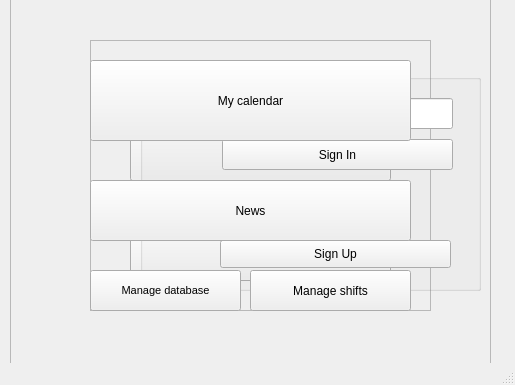
<?xml version="1.0" encoding="UTF-8"?>
<ui version="4.0">
 <class>ComcalenClass</class>
 <widget class="QMainWindow" name="ComcalenClass">
  <property name="geometry">
   <rect>
    <x>0</x>
    <y>0</y>
    <width>515</width>
    <height>385</height>
   </rect>
  </property>
  <property name="windowTitle">
   <string>Comcalen</string>
  </property>
  <widget class="QWidget" name="centralWidget">
   <widget class="QGroupBox" name="sibox">
    <property name="geometry">
     <rect>
      <x>140</x>
      <y>60</y>
      <width>341</width>
      <height>231</height>
     </rect>
    </property>
    <property name="title">
     <string>Sign In</string>
    </property>
    <widget class="QPushButton" name="login_button">
     <property name="geometry">
      <rect>
       <x>82</x>
       <y>79</y>
       <width>231</width>
       <height>31</height>
      </rect>
     </property>
     <property name="text">
      <string>Sign In</string>
     </property>
    </widget>
    <widget class="QLineEdit" name="ID_line">
     <property name="geometry">
      <rect>
       <x>82</x>
       <y>38</y>
       <width>231</width>
       <height>31</height>
      </rect>
     </property>
    </widget>
    <widget class="QLabel" name="label">
     <property name="geometry">
      <rect>
       <x>32</x>
       <y>34</y>
       <width>31</width>
       <height>41</height>
      </rect>
     </property>
     <property name="text">
      <string>ID:</string>
     </property>
    </widget>
    <widget class="QPushButton" name="signin_button">
     <property name="geometry">
      <rect>
       <x>80</x>
       <y>180</y>
       <width>231</width>
       <height>28</height>
      </rect>
     </property>
     <property name="text">
      <string>Sign Up</string>
     </property>
    </widget>
    <widget class="QLabel" name="label_2">
     <property name="geometry">
      <rect>
       <x>20</x>
       <y>150</y>
       <width>241</width>
       <height>31</height>
      </rect>
     </property>
     <property name="text">
      <string>You are new here?</string>
     </property>
    </widget>
   </widget>
   <widget class="QFrame" name="employee_menu">
    <property name="geometry">
     <rect>
      <x>90</x>
      <y>40</y>
      <width>341</width>
      <height>271</height>
     </rect>
    </property>
    <property name="acceptDrops">
     <bool>false</bool>
    </property>
    <property name="frameShape">
     <enum>QFrame::StyledPanel</enum>
    </property>
    <property name="frameShadow">
     <enum>QFrame::Raised</enum>
    </property>
    <widget class="QPushButton" name="employee_new_shift_button">
     <property name="geometry">
      <rect>
       <x>40</x>
       <y>180</y>
       <width>261</width>
       <height>61</height>
      </rect>
     </property>
     <property name="text">
      <string>Take shift</string>
     </property>
    </widget>
    <widget class="QPushButton" name="employee_calendar_button">
     <property name="geometry">
      <rect>
       <x>40</x>
       <y>60</y>
       <width>261</width>
       <height>81</height>
      </rect>
     </property>
     <property name="text">
      <string>My calendar</string>
     </property>
    </widget>
   </widget>
   <widget class="QFrame" name="employer_menu">
    <property name="geometry">
     <rect>
      <x>10</x>
      <y>-10</y>
      <width>481</width>
      <height>381</height>
     </rect>
    </property>
    <property name="acceptDrops">
     <bool>false</bool>
    </property>
    <property name="frameShape">
     <enum>QFrame::StyledPanel</enum>
    </property>
    <property name="frameShadow">
     <enum>QFrame::Raised</enum>
    </property>
    <widget class="QPushButton" name="employer_news_button">
     <property name="geometry">
      <rect>
       <x>80</x>
       <y>190</y>
       <width>321</width>
       <height>61</height>
      </rect>
     </property>
     <property name="text">
      <string>News</string>
     </property>
    </widget>
    <widget class="QPushButton" name="employer_calendar_button">
     <property name="geometry">
      <rect>
       <x>80</x>
       <y>70</y>
       <width>321</width>
       <height>81</height>
      </rect>
     </property>
     <property name="text">
      <string>My calendar</string>
     </property>
    </widget>
    <widget class="QPushButton" name="manage_database">
     <property name="geometry">
      <rect>
       <x>80</x>
       <y>280</y>
       <width>151</width>
       <height>41</height>
      </rect>
     </property>
     <property name="font">
      <font>
       <pointsize>8</pointsize>
      </font>
     </property>
     <property name="text">
      <string>Manage database</string>
     </property>
    </widget>
    <widget class="QPushButton" name="manage_shifts">
     <property name="geometry">
      <rect>
       <x>240</x>
       <y>280</y>
       <width>161</width>
       <height>41</height>
      </rect>
     </property>
     <property name="text">
      <string>Manage shifts</string>
     </property>
    </widget>
   </widget>
   <zorder>employee_menu</zorder>
   <zorder>sibox</zorder>
   <zorder>employer_menu</zorder>
  </widget>
  <widget class="QStatusBar" name="statusBar"/>
 </widget>
 <layoutdefault spacing="6" margin="11"/>
 <resources>
  <include location="Comcalen.qrc"/>
 </resources>
 <connections/>
</ui>
